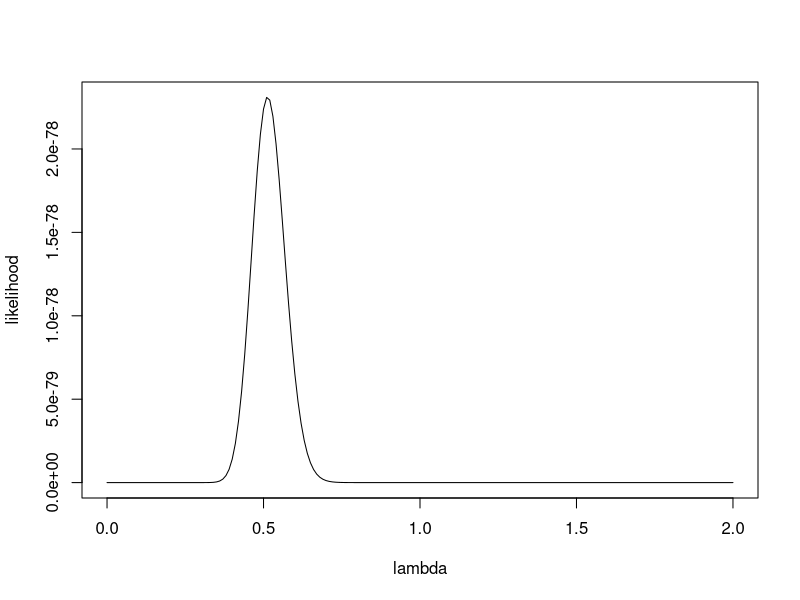
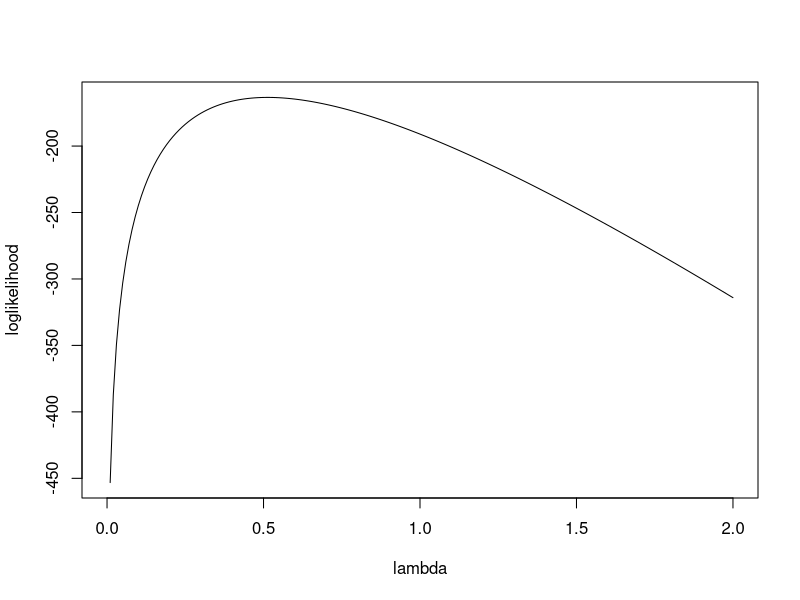
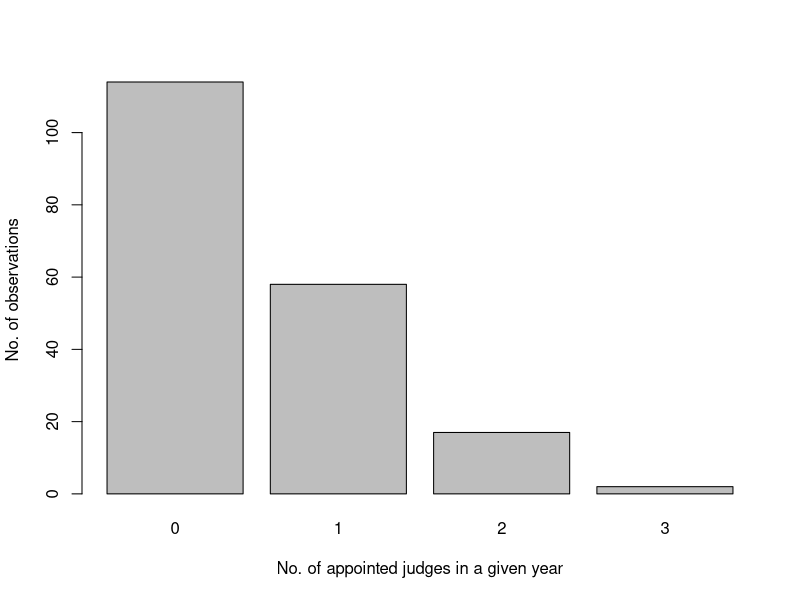

Recreate these plots in R, in order. (Note: this script raises an error after producing the figures.)
## ---- chunk 1
# The first line sets an option for the final document that can be produced from
# the .Rmd file. Don't worry about it.
knitr::opts_chunk$set(echo = TRUE)

# The next bit (lines 22-43) is quite powerful and useful. 
# First you define which packages you need for your analysis and assign it to 
# the p_needed object. 
p_needed <-
  c("viridis", "stargazer", "MASS", "optimx", "foreign", "dplyr")
#added foreign to read the .dta dataset file, dplyr to create the lagged variable

# Now you check which packages are already installed on your computer.
# The function installed.packages() returns a vector with all the installed 
# packages.
packages <- rownames(installed.packages())
# Then you check which of the packages you need are not installed on your 
# computer yet. Essentially you compare the vector p_needed with the vector
# packages. The result of this comparison is assigned to p_to_install.
p_to_install <- p_needed[!(p_needed %in% packages)]
# If at least one element is in p_to_install you then install those missing
# packages.
if (length(p_to_install) > 0) {
  install.packages(p_to_install)
}
# Now that all packages are installed on the computer, you can load them for
# this project. Additionally the expression returns whether the packages were
# successfully loaded.
sapply(p_needed, require, character.only = TRUE)

# This is an option for stargazer tables
# It automatically adapts the output to html or latex,
# depending on whether we want a html or pdf file
stargazer_opt <- ifelse(knitr::is_latex_output(), "latex", "html")
## ---- chunk 2

#create data vector
k <- rep(0, 191)
k[115:172] <- 1
k[173:189] <- 2
k[190:191] <- 3
#likelihood function
lik <- function(k, lambda){
  lk <- prod(exp(-lambda)*lambda^k/factorial(k))
  return(lk)
}
#log-likelihood function
lglik<- function(k, lambda){
  lglk <- sum(k*log(lambda)-lambda)
  return(lglk)
}
lambda_x <- seq(0,2,0.01)
lk_y <- sapply(lambda_x, lik, k=k )
lglk_y <- sapply(lambda_x, lglik, k=k )
plot(lambda_x, lk_y,type = 'l', col = "black", ylab="likelihood", xlab= "lambda")
plot(lambda_x, lglk_y,type = 'l', col = "black", ylab="loglikelihood", xlab= "lambda")
## ---- chunk 3

k_table = as.matrix(table(k))

barplot(k_table[,1], names = rownames(k_table), ylab = "No. of observations", xlab = "No. of appointed judges in a given year")


## ---- chunk 4
# Starting Values
stval <- 0.1

# Optimize
res <-
  optimx(
    stval,
    lglik,
    k = k,
    control = list(maximize = T)
  )

## Maximizing -- use negfn and neggr
lambda_hat <- res$p1[1]
lambda_hat
## [1] 0.513125
lambda_bar <- mean(k)
lambda_bar
## [1] 0.513089
prob_obs <- c(114/191,58/191,17/191,2/191)
prob_hat <- unique(exp(-lambda_hat)*lambda_hat^k/factorial(k))

plot_prob <- cbind(prob_obs,prob_hat)

colnames(plot_prob) <- c("observations", "expected")

barplot(t(plot_prob), names= c(0,1,2,3),beside =T, ylab = "Probability", xlab = "No. of appointed judges in a given year", legend.text =T)
## ---- chunk 5
#first we load the data
df <- read.dta("raw-data/eck_rep.dta", convert.factors = FALSE)
df$os_best[df$os_best == 500000] <- NA

#let's proceed with the "lagging"
library("dplyr")
df_mod <- df %>%                           
  group_by(id_act) %>%
  dplyr::mutate(os_lag = lag(os_best, n = 1, default = NA))
#now we have a new dataframe with the newly created variable os_lag

#let's compare the two
summary(df$prior_os)
summary(df_mod$os_lag)

#we can also create a column for the differences between the two variables
df_mod$diff <- df_mod$os_lag - df_mod$prior_os 

#we can notice some differences

## ---- chunk 6

# replicating model 3
m3 <-
  glm.nb(
    os_best ~ war15yrs + auto + trade_gdp_alt + prior_os,
    data = df,
    control = glm.control(maxit = 100)
  )


# replicating model 4
m4 <-
  glm.nb(
    os_best ~ intensity_dyad + auto + demo + govt + prior_os,
    data = df,
    control = glm.control(maxit = 100)
  )


stargazer(m3, m4)

## ---- chunk 7

# setting up and conducting simulation
gamma_hat <- coef(m4)
V_hat <- vcov(m4)
S <- mvrnorm(1000, gamma_hat, V_hat)


# preparing scenarios
scenario1 <- cbind(
  1, #intercept
  1, #intensity_dyad
  0, #autocracy
  1, #demo
  1, #govt
  0 #prior_os
)
colnames(scenario1) <- names(gamma_hat)

scenario2 <- cbind(
  1, #intercept
  2, #intensity_dyad
  1, #autocracy
  0, #demo
  1, #govt
  400 #prior_os
)
colnames(scenario2) <- names(gamma_hat)


# calculating linear predictor
Xbeta1 <- S %*% t(scenario1)
Xbeta2 <- S %*% t(scenario2)

# generating expected values for lambda
lambda1 <- exp(Xbeta1)
lambda2 <- exp(Xbeta2)

# setting up theta
theta <- m4$theta
exp_scenario1 <- sapply(lambda1, function(x) {
  mean(rnbinom(1000, size = theta, mu = x))
})
exp_scenario2 <- sapply(lambda2, function(x) {
  mean(rnbinom(1000, size = theta, mu = x))
})
exp_values <- cbind(exp_scenario1, exp_scenario2)
df <- data.frame(exp_values)

# generating first differences
df$fd <- exp_scenario1 - exp_scenario2

# calculating median and confidence intervals
median_fd <- median(df$fd)
ci_fd <- quantile(df$fd, probs = c(0.025, 0.975))

# plotting results

plot(
  y = 1,
  x = median_fd,
  xlab = 'First Difference of Expected Killings',
  ylab = '',
  yaxt = "n",
  xlim = c(-5000, 0),
  pch = 19,
  main = 'First Differences of Expected Killings between Specified Scenarios',
bty = "n"
)
axis(4,
     at = 1,
     labels = c("Scenario 2"),
     las = 2)
segments(
  x0 = ci_fd[1],
  y0 = 1,
  x1 = ci_fd[2],
  y1 = 1,

)
segments(
  x0 = 0,
  y0 = 0,
  x1 = 0,
  y1 = 2,
  lty = "dashed"
)

